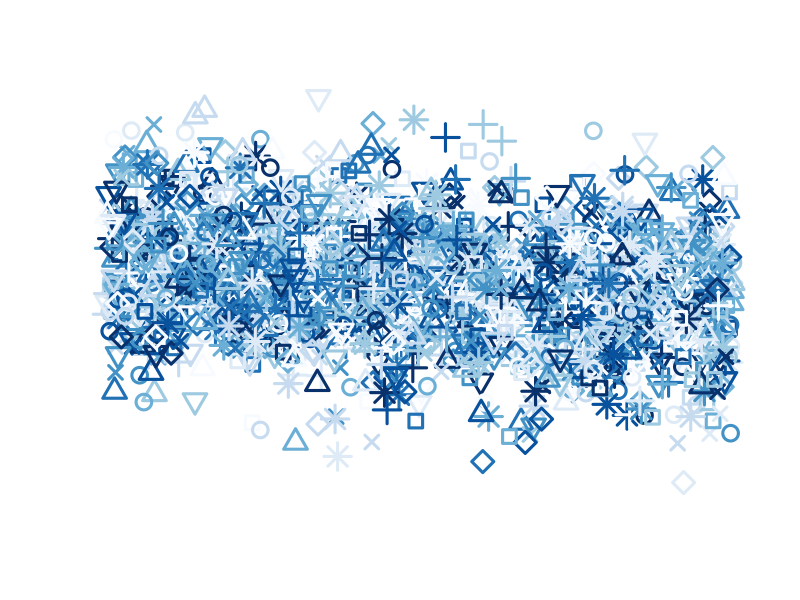

Write the R code that produced this figure.
library(RColorBrewer)
colors = brewer.pal(9, 'Blues')
set.seed(44)
x <- runif(2000)
y <- rnorm(2000) - x
symbols = c(0, 1, 2, 3, 4, 5, 6, 8)
sizes = c(1.4, 1.6, 1.8, 2)
png('test.png', 
    width = 2000, height = 2000)
plot(x, y, pch = symbols, cex = sizes* 1.3, lwd = 3, 
     bg = 'black', col = colors, axes = F, xlab = '', ylab = '')
x2 <- runif(1000, 0, 1/4)
y2 <- runif(1000)
dev.off()
#points(x2, y2, pch = 3, col = colors)